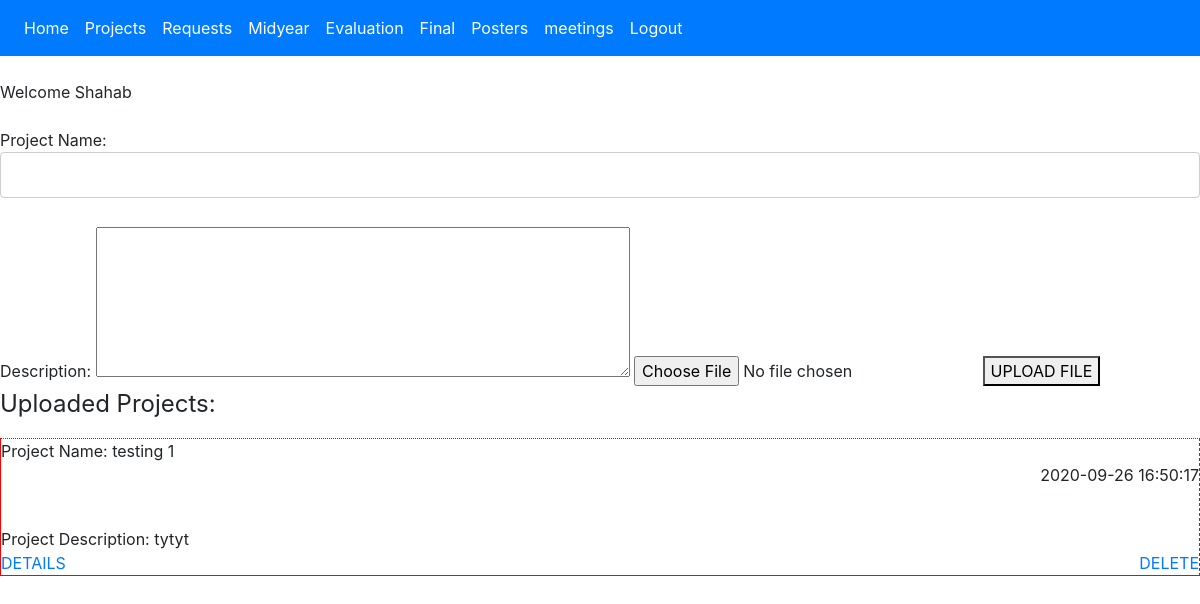
Page /committee_home.php (signed in) on the committed database.
### tables this page shows
CREATE TABLE `uploads` (
  `id` int(11) NOT NULL,
  `internal_id` int(11) NOT NULL,
  `filename` varchar(60) NOT NULL,
  `description` varchar(300) NOT NULL,
  `date_time` datetime NOT NULL,
  `group_id` int(11) DEFAULT NULL,
  `group_req_id` int(11) DEFAULT NULL
);

### committee_home.php (the view, shortened to what this page needs)
<?php
require 'database.php';
if( isset($_SESSION['user_status']) && ($_SESSION['user_status'] == 'teacher') && ($_SESSION['committee'] != '0') ) {
	$file_ret = $conn->prepare('SELECT filename, description, date_time FROM uploads WHERE internal_id = :id AND group_req_id IS NULL AND group_id IS NULL');
	$file_ret->bindParam(':id', $_SESSION['user_id']);
	$file_ret->execute();
	}
	else{
	header("Location: login.php");
	}
?>
<!DOCTYPE html>
<html>
<head>
</head>
<body>
		<br />Welcome <?= $_SESSION['username']; ?>
		<br /><br />
		<form action="upload.php" method="POST" enctype="multipart/form-data">
			Project Name: <input type="text" name="namefile"> <br /><br />
			Description:  <textarea rows = "6" cols = "50" maxlength="300" placeholder="Enter description here...(300 character only)" name = "description">
			</textarea>
			<input type="file" name="file">
			<button type="submit" name="submit">UPLOAD FILE</button>
			</form>
			<p><font size="5">Uploaded Projects:</font></p>
				<?php while($results = $file_ret->fetch(PDO::FETCH_ASSOC)){ ?>
				<div class="box">
				<?php
				$files_show = 'uploads/internals/'.$results['filename'].$_SESSION['username'];
				echo "Project Name: ".$results['filename'] ."<p style='text-align: right'>".$results['date_time']."</p>" ."<br>";
				echo "Project Description: ".$results['description']. "<br>";
				echo "<a href='$files_show'>DETAILS</a>" ."<a href='delete_record.php?filename=".$results['filename']."' style='float: right;'>DELETE</a>" . "<br>". "</div>".  "<br>";
				}
				?>
</body>
</html>

### committee_home.php (style rules this page uses)
input[type=text], select { width: 20%; display: inline-block; border: 1px solid #ccc; border-radius: 4px; box-sizing: border-box; width: 100%; border: 1px solid #ccc; background: #FFF; margin: 0 0 5px; padding: 10px; }
.box { border: 1px solid red; border-style: dotted dashed solid double; }

### rows in the picture
uploads: filename "testing 1", date_time "2020-09-26 16:50:17", description "tytyt"

### other values in the picture
$_SESSION['username'] "Shahab"
